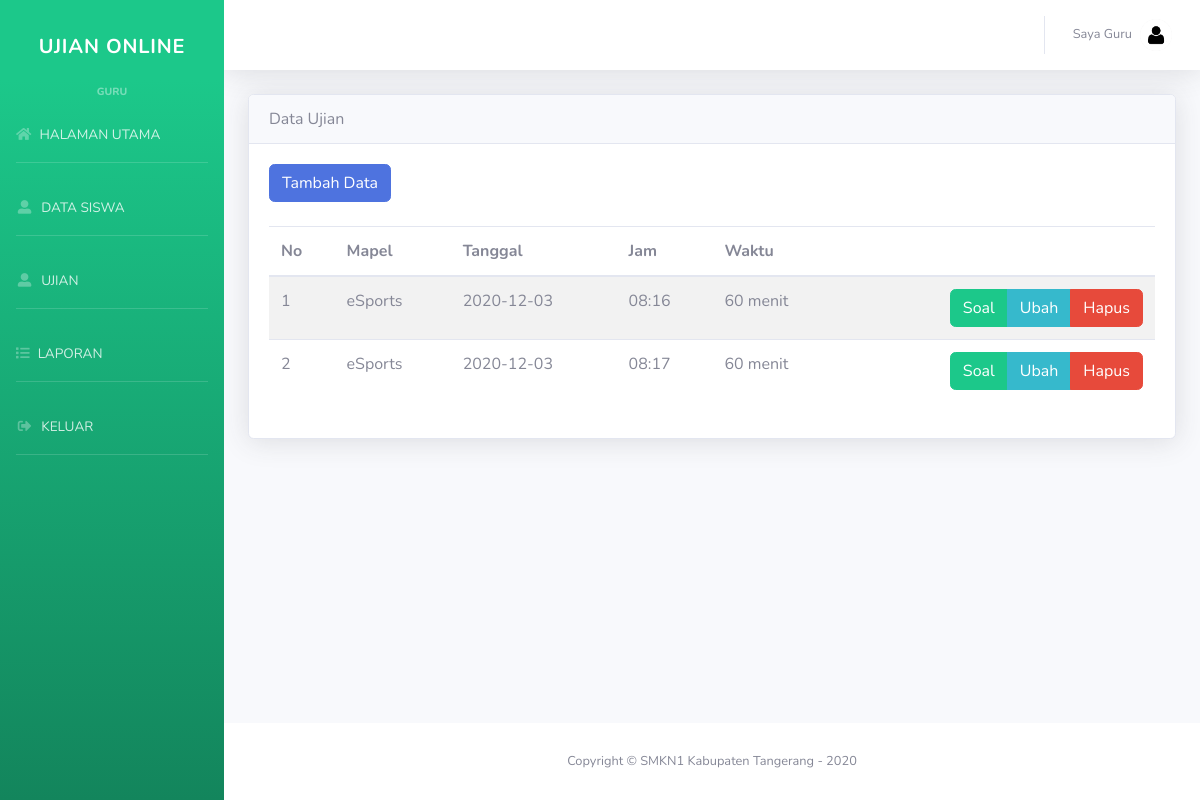
Page /index.php?halaman=ujian (signed in) on the committed database.
### tables this page shows
CREATE TABLE `ujian` (
  `id` int(11) NOT NULL,
  `id_user` int(11) NOT NULL,
  `mapel` varchar(125) NOT NULL,
  `waktu` int(11) NOT NULL,
  `tanggal` timestamp NOT NULL DEFAULT current_timestamp() ON UPDATE current_timestamp()
);

### halaman/guru/data_ujian.php (the view, shortened to what this page needs)
<?php
$id_user = $_SESSION['id'];
$sql = $koneksi->query("SELECT * FROM ujian WHERE id_user = $id_user");
?>
<div class="card shadow">
    <div class="card-header">
        Data Ujian
    </div>
    <div class="card-body">
        <div class="pb-4">
            <button class="btn btn-primary" data-toggle="modal" data-target="#tambahModal">Tambah Data</button>
        </div>
        <table id="dataTable" class="table table-striped">
            <thead>
                <tr>
                    <th>No</th>
                    <th>Mapel</th>
                    <th>Tanggal</th>
                    <th>Jam</th>
                    <th>Waktu</th>
                    <th></th>
                </tr>
            </thead>
            <tbody>
                <?php
                $no = 1;
                while ($ujian = $sql->fetch_assoc()) :
                ?>
                    <tr>
                        <td><?= $no++; ?></td>
                        <td><?= $ujian['mapel']; ?></td>
                        <td><?= date('Y-m-d', strtotime($ujian['tanggal'])); ?></td>
                        <td><?= date('H:i', strtotime($ujian['tanggal'])); ?></td>
                        <td><?= $ujian['waktu']; ?> menit</td>
                        <td class="text-right">
                            <div class="btn-group" role="group" aria-label="Basic example">
                                <a href="index.php?halaman=ujian&aksi=soal&id=<?= $ujian['id']; ?>" class="btn btn-success">Soal</a>
                                <button type="button" class="btn btn-info" id="tombolUbah" data-toggle="modal" data-target="#ubahModal" data-id="<?= $ujian['id']; ?>" data-mapel="<?= $ujian['mapel']; ?>" data-waktu="<?= $ujian['waktu']; ?>" data-tanggal="<?= date('Y-m-d', strtotime($ujian['tanggal'])); ?>" data-jam="<?= date('H:i', strtotime($ujian['tanggal'])); ?>">Ubah</button>
                                <a href="index.php?halaman=ujian&id=<?= $ujian['id']; ?>" class="btn btn-danger" name="hapus" onclick="return confirm('Hapus ujian?')">Hapus</a>
                            </div>
                        </td>
                    </tr>
                <?php endwhile; ?>
            </tbody>
        </table>
    </div>
</div>

### rows in the picture
ujian: mapel "eSports", tanggal "2020-12-03", tanggal "08:16", waktu "60"
ujian: mapel "eSports", tanggal "2020-12-03", tanggal "08:17", waktu "60"

### other values in the picture
$_SESSION['level'] "GURU"
$_SESSION['nama'] "Saya Guru"
